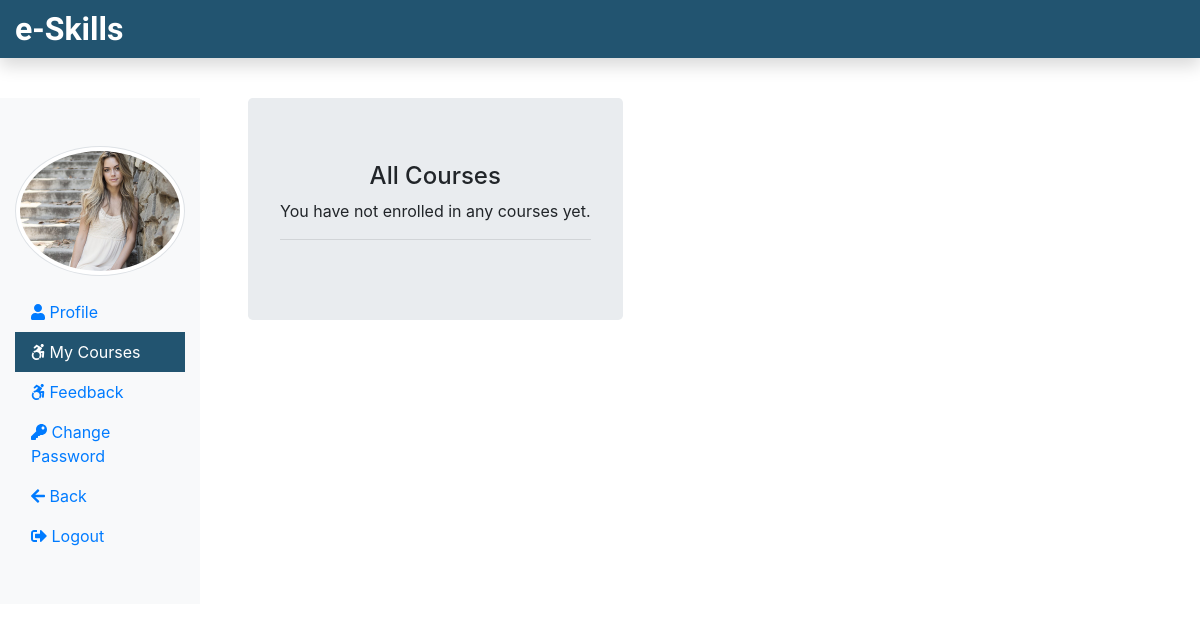
Before: /Student/myCourse.php (signed in) with the older database file.
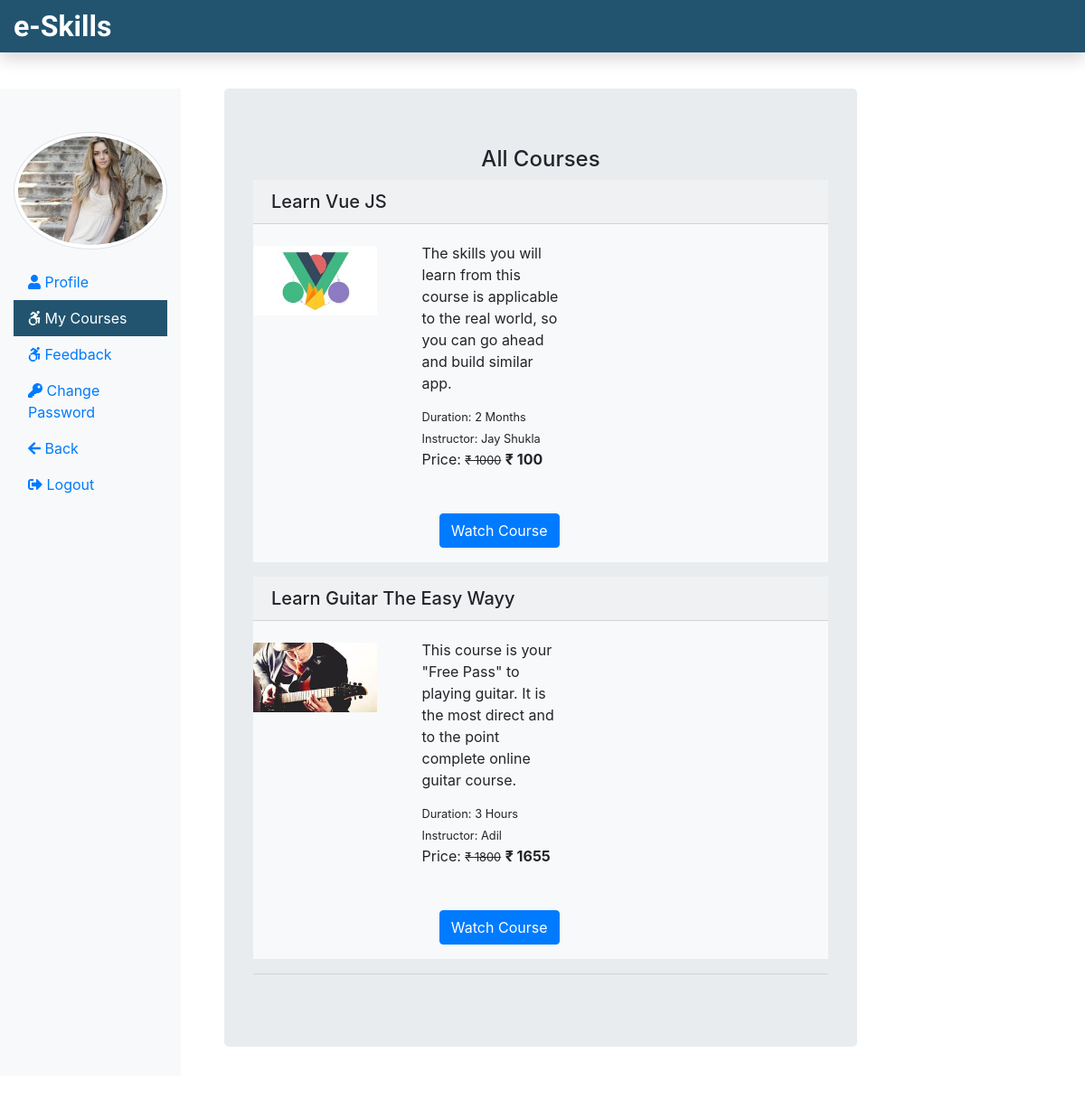
After: the same page with the newer database file.
### tables this page shows
CREATE TABLE `student` (
  `stu_id` int(11) NOT NULL,
  `stu_name` varchar(255) NOT NULL,
  `stu_email` varchar(255) NOT NULL,
  `stu_pass` varchar(255) NOT NULL,
  `stu_occ` varchar(255) NOT NULL,
  `stu_img` text NOT NULL
);

CREATE TABLE `courseorder` (
  `co_id` int(11) NOT NULL,
  `order_id` varchar(255) NOT NULL,
  `stu_email` varchar(255) NOT NULL,
  `course_id` int(11) NOT NULL,
  `status` varchar(255) NOT NULL,
  `respmsg` text NOT NULL,
  `amount` int(11) NOT NULL,
  `order_date` date NOT NULL
);

CREATE TABLE `course` (
  `course_id` int(11) NOT NULL,
  `course_name` text NOT NULL,
  `course_desc` text NOT NULL,
  `course_author` varchar(255) NOT NULL,
  `course_img` text NOT NULL,
  `course_duration` text NOT NULL,
  `course_price` int(11) NOT NULL,
  `course_original_price` int(11) NOT NULL
);

### Student/myCourse.php (the view, shortened to what this page needs)
<?php
include('./stuInclude/header.php');
include_once('../dbConnection.php');
if (isset($_SESSION['is_login'])) {
    $stuLogEmail = $_SESSION['stuLogEmail'];
} else {
    echo "<script> location.href='../index.php'; </script>";
}
?>
<div class="col-sm-7 mt-6 ml-5">
    <div class="row">
        <div class="jumbotron">
            <h4 class="text-center">All Courses</h4>
            <?php
            if (isset($stuLogEmail)) {
                $sql = "SELECT co.order_id, c.course_id, c.course_name, c.course_duration, c.course_desc, c.course_img, c.course_author, c.course_original_price, c.course_price
                        FROM courseorder AS co
                        JOIN course AS c ON c.course_id = co.course_id
                        WHERE co.stu_email = '$stuLogEmail'";
                $result = $conn->query($sql);
                if ($result && $result->num_rows > 0) {
                    while ($row = $result->fetch_assoc()) { ?>
                        <div class="bg-light mb-3">
                            <h5 class="card-header"><?php echo htmlspecialchars($row['course_name']); ?></h5>
                            <div class="row">
                                <div class="col-sm-3">
                                    <img src="<?php echo htmlspecialchars($row['course_img']); ?>" class="card-img-top mt-4" alt="Course Image">
                                </div>
                                <div class="col-sm-4 mb-3">
                                    <div class="card-body">
                                        <p class="card-title"><?php echo htmlspecialchars($row['course_desc']); ?></p>
                                        <small class="card-text">Duration: <?php echo htmlspecialchars($row['course_duration']); ?></small><br />
                                        <small class="card-text">Instructor: <?php echo htmlspecialchars($row['course_author']); ?></small><br />
                                        <p class="card-text d-inline">Price: <small><del>&#8377 <?php echo htmlspecialchars($row['course_original_price']); ?></del></small>
                                            <span class="font-weight-bolder">&#8377 <?php echo htmlspecialchars($row['course_price']); ?></span>
                                        </p>
                                        <a href="watchcourse.php?course_id=<?php echo htmlspecialchars($row['course_id']); ?>" class="btn btn-primary mt-5 float-right">Watch Course</a>
                                    </div>
                                </div>
                            </div>
                        </div>
            <?php }
                } else {
                    if ($result) {
                        echo "<p class='text-center'>You have not enrolled in any courses yet.</p>";
                    } else {
                        echo "<p class='text-center'>Error retrieving courses: " . $conn->error . "</p>";
                    }
                }
            }
            ?>
            <hr />
        </div>
    </div>
</div>
</div>
<?php
include('./stuInclude/footer.php');
?>

### Student/stuInclude/header.php (shortened to what this page needs)
<?php
include_once('../dbConnection.php');
if (isset($_SESSION['is_login'])) {
  $stuLogEmail = $_SESSION['stuLogEmail'];
}
if (isset($stuLogEmail)) {
  $sql = "SELECT stu_img FROM student WHERE stu_email = '$stuLogEmail'";
  $result = $conn->query($sql);
  $row = $result->fetch_assoc();
  $stu_img = $row['stu_img'];
}
?>
<!DOCTYPE html>
<html lang="en">
<head>
  <link rel="stylesheet" href="../css/bootstrap.min.css">
  <link rel="stylesheet" href="../css/all.min.css">
  <link rel="stylesheet" href="../css/stustyle.css">
</head>
<body>
  <div style="background-color: #225470;">
    <nav class="navbar navbar-dark flex-md-nowrap p-0 shadow">
      <a class="navbar-brand col-sm-3 col-md-2 mr-0" href="studentProfile.php">e-Skills</a>
    </nav>
  </div>
  <div class="container-fluid mb-5 " style="margin-top:40px;">
    <div class="row">
      <nav class="col-sm-2 bg-light sidebar py-5 d-print-none">
        <div class="sidebar-sticky">
          <ul class="nav flex-column">
            <li class="nav-item mb-3">
              <img src="<?php echo $stu_img ?>" alt="studentimage" class="img-thumbnail rounded-circle">
            </li>
            <li class="nav-item">
              <a class="nav-link <?php if (PAGE == 'profile') {
                                    echo 'active';
                                  } ?>" href="studentProfile.php">
                <i class="fas fa-user"></i>
                Profile <span class="sr-only">(current)</span>
              </a>
            </li>
            <li class="nav-item">
              <a class="nav-link <?php if (PAGE == 'mycourse') {
                                    echo 'active';
                                  } ?>" href="myCourse.php">
                <i class="fab fa-accessible-icon"></i>
                My Courses
              </a>
            </li>
            <li class="nav-item">
              <a class="nav-link <?php if (PAGE == 'feedback') {
                                    echo 'active';
                                  } ?>" href="stufeedback.php">
                <i class="fab fa-accessible-icon"></i>
                Feedback
              </a>
            </li>
            <li class="nav-item">
              <a class="nav-link <?php if (PAGE == 'studentChangePass') {
                                    echo 'active';
                                  } ?>" href="studentChangePass.php">
                <i class="fas fa-key"></i>
                Change Password
              </a>
            </li>
            <li class="nav-item">
              <a class="nav-link" href="../index.php">
                <i class="fas fa-arrow-left"></i>
                Back
              </a>
            </li>
            <li class="nav-item">
              <a class="nav-link" href="../logout.php">
                <i class="fas fa-sign-out-alt"></i>
                Logout
              </a>
            </li>
          </ul>
        </div>
      </nav>

### Student/stuInclude/footer.php (shortened to what this page needs)
</body>
</html>

### css/stustyle.css (style rules this page uses)
.navbar-brand { font-family: "Ubuntu", sans-serif; font-size: 2em; font-weight: bold; color: #fff; }
.active { background-color: #225470; color: #fff; }

Changed rows visible on the page:
added courseorder: course.course_name "Learn Vue JS", course.course_img (picture), course.course_desc "The skills you will learn from this course is applicable to the real world, so you can go ahead and build similar app.", course.course_duration "2 Months", course.course_author "Jay Shukla", course.course_original_price "1000", course.course_price "100"
added courseorder: course.course_name "Learn Guitar The Easy Wayy", course.course_img (picture), course.course_desc "This course is your \"Free Pass\" to playing guitar. It is the most direct and to the point complete online guitar course.", course.course_duration "3 Hours", course.course_author "Adil", course.course_original_price "1800", course.course_price "1655"
Other visible differences:
text no longer shown: "You have not enrolled in any courses yet."
